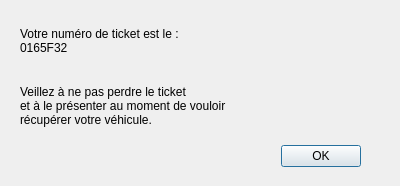
<?xml version="1.0" encoding="UTF-8"?>
<ui version="4.0">
 <class>GuestTicket</class>
 <widget class="QDialog" name="GuestTicket">
  <property name="windowModality">
   <enum>Qt::ApplicationModal</enum>
  </property>
  <property name="geometry">
   <rect>
    <x>0</x>
    <y>0</y>
    <width>400</width>
    <height>186</height>
   </rect>
  </property>
  <property name="windowTitle">
   <string>Dialog</string>
  </property>
  <widget class="QDialogButtonBox" name="buttonBox">
   <property name="geometry">
    <rect>
     <x>20</x>
     <y>140</y>
     <width>341</width>
     <height>32</height>
    </rect>
   </property>
   <property name="orientation">
    <enum>Qt::Horizontal</enum>
   </property>
   <property name="standardButtons">
    <set>QDialogButtonBox::Ok</set>
   </property>
  </widget>
  <widget class="QLabel" name="label_2">
   <property name="geometry">
    <rect>
     <x>20</x>
     <y>70</y>
     <width>281</width>
     <height>71</height>
    </rect>
   </property>
   <property name="text">
    <string>Veillez à ne pas perdre le ticket
et à le présenter au moment de vouloir
récupérer votre véhicule.</string>
   </property>
  </widget>
  <widget class="QLabel" name="label_numTicket">
   <property name="geometry">
    <rect>
     <x>20</x>
     <y>20</y>
     <width>251</width>
     <height>41</height>
    </rect>
   </property>
   <property name="text">
    <string>Votre numéro de ticket est le :
0165F32</string>
   </property>
  </widget>
 </widget>
 <resources/>
 <connections>
  <connection>
   <sender>buttonBox</sender>
   <signal>accepted()</signal>
   <receiver>GuestTicket</receiver>
   <slot>accept()</slot>
   <hints>
    <hint type="sourcelabel">
     <x>248</x>
     <y>254</y>
    </hint>
    <hint type="destinationlabel">
     <x>157</x>
     <y>274</y>
    </hint>
   </hints>
  </connection>
  <connection>
   <sender>buttonBox</sender>
   <signal>rejected()</signal>
   <receiver>GuestTicket</receiver>
   <slot>reject()</slot>
   <hints>
    <hint type="sourcelabel">
     <x>316</x>
     <y>260</y>
    </hint>
    <hint type="destinationlabel">
     <x>286</x>
     <y>274</y>
    </hint>
   </hints>
  </connection>
 </connections>
</ui>
